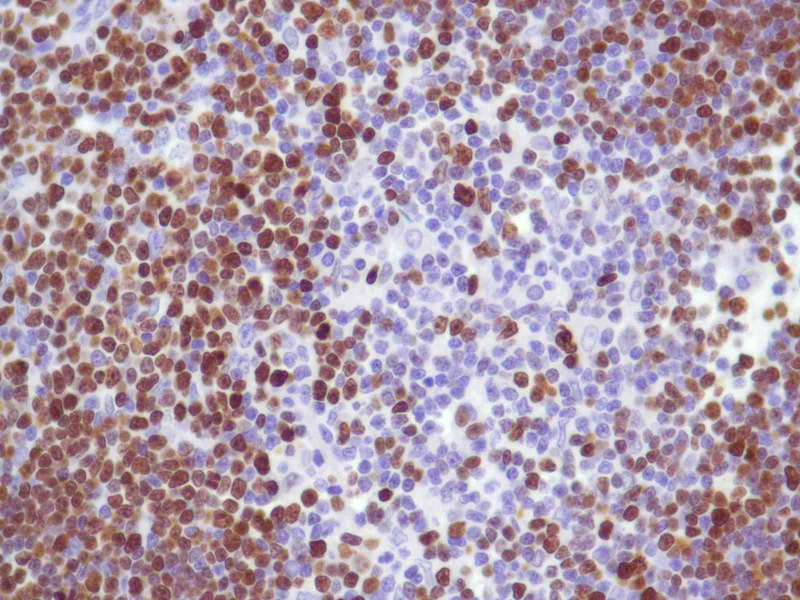
#> input picture python_for_microscopists-master/278 - IHC color separation followed by nuclei segmentation using python/images/Ki-67.jpg, 1600 x 1200 px (shown at 1/2 size)
$ python 278-IHC_color_separation_followed_by_nuclei_segmentation.py
#> lines starting #> are read from the running program, lines starting #| are printed output that depends on the picture
#> further down, ihc_rgb is the input picture: shape (1200, 1600, 3); mean R, G, B 173.1, 153.4, 168.9
# https://youtu.be/7u83l_HqamI
"""
RGB to Haematoxylin-Eosin-DAB (HED) color space conversion followed by nuclei segmentation
and analysis

separate the immunohistochemical (IHC) staining from the hematoxylin counterstaining
The IHC staining expression of the FHL2 protein is here revealed with diaminobenzidine (DAB) which gives a brown color.

A. C. Ruifrok and D. A. Johnston, “Quantification of histochemical staining by color deconvolution,” Analytical and quantitative cytology and histology / the International Academy of Cytology [and] American Society of Cytology, vol. 23, no. 4, pp. 291-9, Aug. 2001. PMID: 11531144

https://scikit-image.org/docs/dev/auto_examples/color_exposure/plot_ihc_color_separation.html#sphx-glr-auto-examples-color-exposure-plot-ihc-color-separation-py

Try WSI datasets from here
https://zenodo.org/record/1485967#.Yd31lv7MKbh
https://www.wouterbulten.nl/blog/tech/peso-dataset-whole-slide-image-prosate-cancer/

"""
import numpy as np
import matplotlib.pyplot as plt

from skimage import data, io, img_as_ubyte
from skimage.color import rgb2hed, hed2rgb
from skimage.exposure import rescale_intensity

# Separate the individual stains from the IHC image
def color_separate(ihc_rgb):

    #Convert the RGB image to HED using the prebuilt skimage method
    ihc_hed = rgb2hed(ihc_rgb)
#> ihc_hed: shape (1200, 1600, 3) float64; mean of channels 0, 1, 2 0.0324, 0.00255, 0.0309

    # Create an RGB image for each of the separated stains
    #Convert them to ubyte for easy saving to drive as an image
    null = np.zeros_like(ihc_hed[:, :, 0])
    ihc_h = img_as_ubyte(hed2rgb(np.stack((ihc_hed[:, :, 0], null, null), axis=-1)))
#> ihc_h: shape (1200, 1600, 3); mean of channels 0, 1, 2 192.5, 188.5, 224.4
    ihc_e = img_as_ubyte(hed2rgb(np.stack((null, ihc_hed[:, :, 1], null), axis=-1)))
#> ihc_e: shape (1200, 1600, 3); mean of channels 0, 1, 2 254.4, 246.8, 254
    ihc_d = img_as_ubyte(hed2rgb(np.stack((null, null, ihc_hed[:, :, 2]), axis=-1)))
#> ihc_d: shape (1200, 1600, 3); mean of channels 0, 1, 2 228.5, 204.8, 190.9

    #Optional fun exercise of combining H and DAB stains into a single image with fluorescence look

    h = rescale_intensity(ihc_hed[:, :, 0], out_range=(0, 1),
                          in_range=(0, np.percentile(ihc_hed[:, :, 0], 99)))
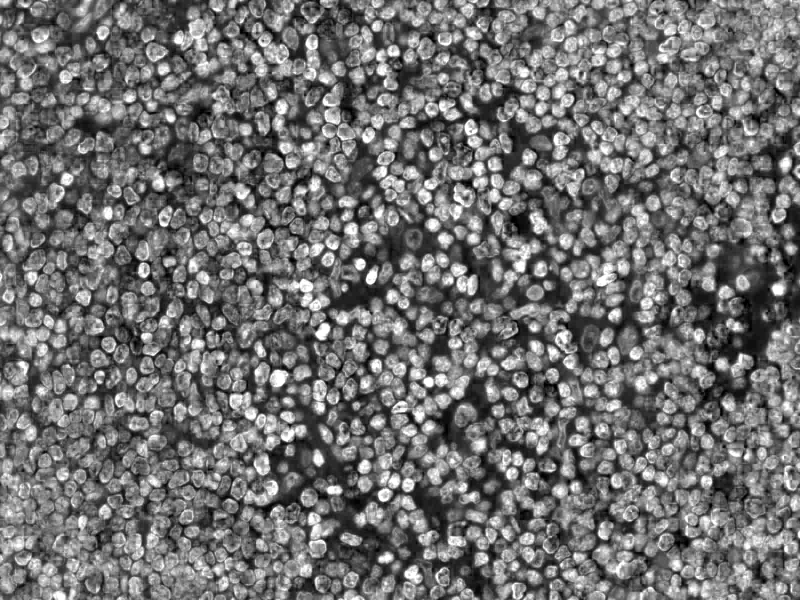
#> h: shape (1200, 1600) float64 (shown at 1/2 size); min 0, max 1, mean 0.446
    d = rescale_intensity(ihc_hed[:, :, 2], out_range=(0, 1),
                          in_range=(0, np.percentile(ihc_hed[:, :, 2], 99)))
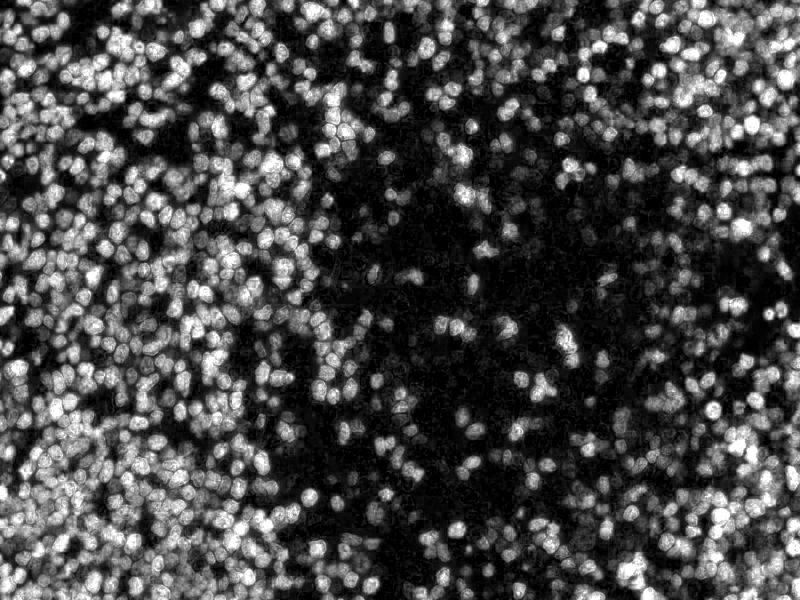
#> d: shape (1200, 1600) float64 (shown at 1/2 size); min 0, max 1, mean 0.284

# Cast the two channels into an RGB image, as the blue and green channels
#Convert to ubyte for easy saving as image to local drive
    zdh = img_as_ubyte(np.dstack((null, d, h))) #DAB in green and H in Blue
#> zdh: shape (1200, 1600, 3); mean of channels 0, 1, 2 0, 72.4, 113.7

    return (ihc_h, ihc_e, ihc_d, zdh)


ihc_rgb =io.imread("images/Ki-67.jpg")

plt.imshow(ihc_rgb)
plt.axis("off")

H,E,D,HD = color_separate(ihc_rgb)
plt.imsave('images/H_img.jpg', H)
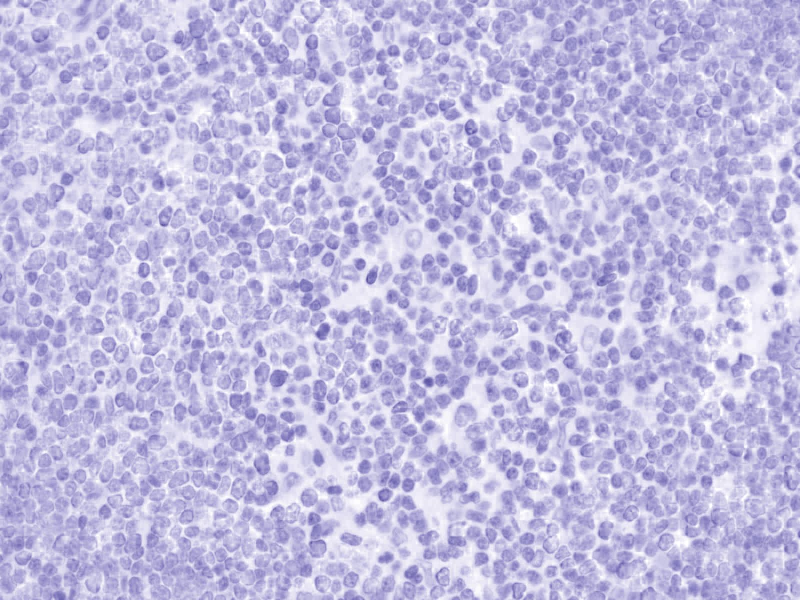
#> saved as H_img.jpg: shape (1200, 1600, 3) (shown at 1/2 size); mean R, G, B 193, 188.6, 224.3
plt.imsave('images/DAB_img.jpg', D)
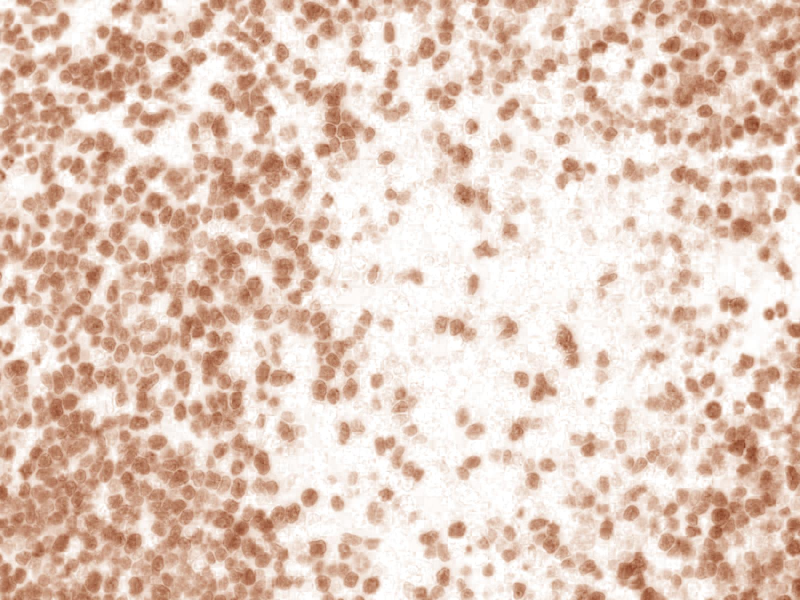
#> saved as DAB_img.jpg: shape (1200, 1600, 3) (shown at 1/2 size); mean R, G, B 228.4, 204.8, 190.8

plt.imshow(H)
plt.axis("off")

################################################
#Segmentation using Voronoi-Otsu labeling
# For installation instructions of the package, please refer to the following link
# https://github.com/clEsperanto/pyclesperanto_prototype
##########################


import pyclesperanto_prototype as cle

# select a specific OpenCL / GPU device and see which one was chosen
#> (the run stopped early here; a loop or call above may not have finished)
